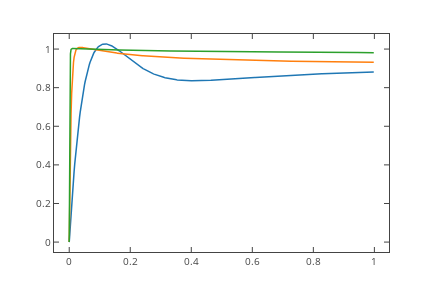

The notebook cell saved with this chart:
### Markdown cell above
Hasteko, gogoratu behar da jatorrian dagoen zero ez dela zeroa eta beste bat erantzi behar dela -1/Td puntuan.
- Ikusten denez, Td txikientzako sistema ezegonkorra da.
- Egonkortu eta gero hasieran sistema oso oszilakorra da, nahiz eta Td handituz, plo erreal bat joango da indartzen eta polo konplexu konjukatuak joango dira galtzen bere oszilakortasuna, abidura mantenduz. Td=0.2 denerako poloek oszilakortasuna nahiko galdu dute,baina dagokion zeroa -5 puntuan dago, bi zeroak hor eginik eta konpentzatuz -0.25 inguruan  dagoen poloa
- Td gehiago handituz polo hurbilena errela izango da, baina -1/Td zeroa oso gertu. Beraz -5n dagoen zero eragin  handia izango du, gaindiketa egonik, sistema gero eta azkarragoa izan arren hasieran (beste bi poloak). Td altuagoetan polo erreal bat -5 dagoen zeroa ere konpentsatzera joko du.

Td altuetan dinamika nolakoa den jakiteko, denbora eremuko simulazioak egin daitezke

### Code cell
t=sp.r_[0:1:0.002]
Td=0.3
gi=c.feedback(K*(1+Td*s)*g1)
t,y=c.step_response(gi,t)
Td=2
gi=c.feedback(K*(1+Td*s)*g1)
t1,y1=c.step_response(gi,t)
Td=10
gi=c.feedback(K*(1+Td*s)*g1)
t2,y2=c.step_response(gi,t)
plt.plot(t,y,t1,y1,t2,y2)
f=plt.gcf();py.iplot_mpl(f)

### Figure 1 — Plotly figure (JSON) as saved in the notebook; plotly's stock layout.template omitted (floating-point values rounded to 4 significant figures; data arrays with more than 128 entries replaced by an {"elided": "..."} marker saying what was removed)
{"data": [{"line": {"color": "rgba (31, 119, 180, 1)", "dash": "solid", "width": 1.5}, "mode": "lines", "name": "_line0", "type": "scatter", "uid": "f13b5019-34f9-412b-a812-81a820faf65c", "x": {"elided": "500 float values"}, "xaxis": "x", "y": {"elided": "500 float values"}, "yaxis": "y"}, {"line": {"color": "rgba (255, 127, 14, 1)", "dash": "solid", "width": 1.5}, "mode": "lines", "name": "_line1", "type": "scatter", "uid": "52f19b7d-0bda-4c3f-857f-b6ee0972441a", "x": {"elided": "500 float values"}, "xaxis": "x", "y": {"elided": "500 float values"}, "yaxis": "y"}, {"line": {"color": "rgba (44, 160, 44, 1)", "dash": "solid", "width": 1.5}, "mode": "lines", "name": "_line2", "type": "scatter", "uid": "8f3c7287-9477-4a40-93bf-54c4c0adaa44", "x": {"elided": "500 float values"}, "xaxis": "x", "y": {"elided": "500 float values"}, "yaxis": "y"}], "layout": {"autosize": false, "height": 288, "hovermode": "closest", "margin": {"b": 36, "l": 54, "pad": 0, "r": 43, "t": 34}, "showlegend": false, "width": 432, "xaxis": {"anchor": "y", "domain": [0, 1], "mirror": "ticks", "nticks": 8, "range": [-0.0499, 1.048], "showgrid": false, "showline": true, "side": "bottom", "tickfont": {"size": 10}, "ticks": "inside", "type": "linear", "zeroline": false}, "yaxis": {"anchor": "x", "domain": [0, 1], "mirror": "ticks", "nticks": 8, "range": [-0.05134, 1.078], "showgrid": false, "showline": true, "side": "left", "tickfont": {"size": 10}, "ticks": "inside", "type": "linear", "zeroline": false}}}
